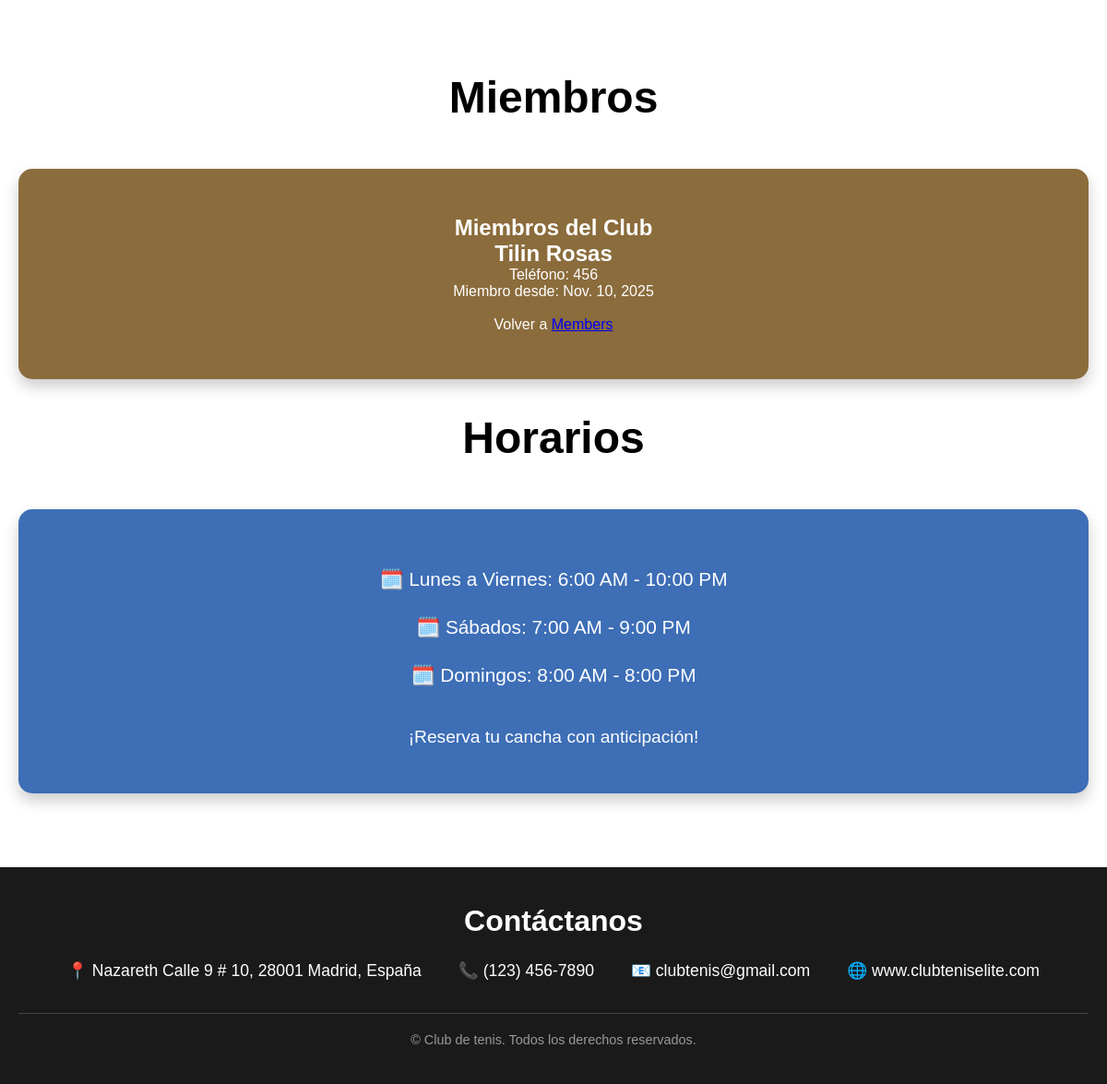
Page /members/details/2 (lower part) on the earlier database version.
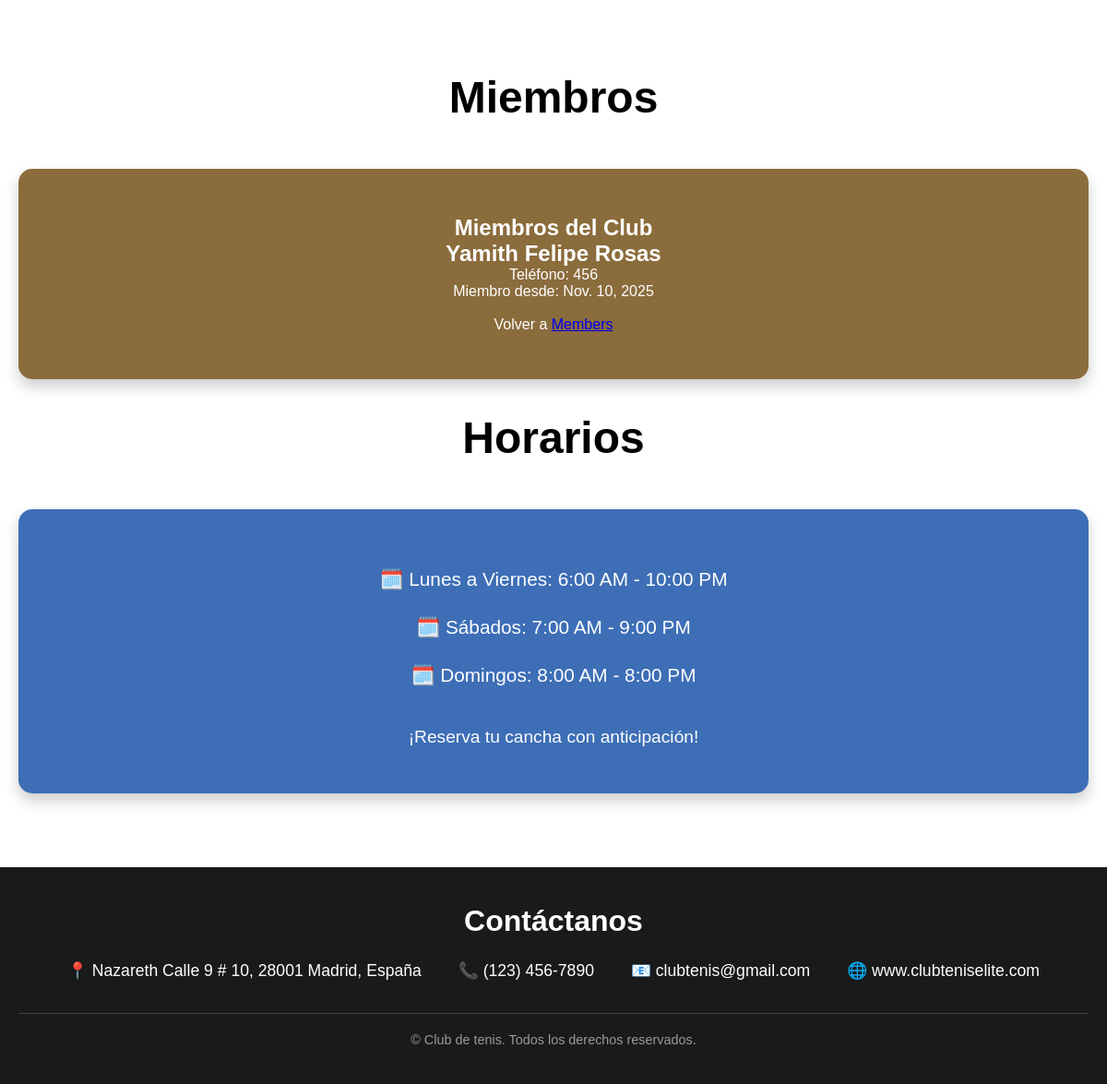
Same page on the later database version.
### members/models.py (models this page shows, shortened)
class Member(models.Model):
  firstname = models.CharField(max_length=255)
  lastname = models.CharField(max_length=255)
  phone = models.IntegerField(null=True)
  joined_date = models.DateField(null=True)
  favorite_game = models.CharField(null=True)
  playing_hours = models.IntegerField(null=True)
  game_gender = models.CharField(null=True)

### members/views.py (the view)
# urls.py: path('members/details/<int:id>', views.details, name='details'),
def details(request, id):
  mymember = Member.objects.get(id=id)
  template = loader.get_template('details.html')
  context = {
    'mymember': mymember,
  }
  return HttpResponse(template.render(context, request))

### members/templates/details.html (shortened to what this page needs)
{% extends "master.html" %}
{% block content %}
  <h1>{{ mymember.firstname }} {{ mymember.lastname }}</h1>
  <p>Teléfono: {{ mymember.phone }}</p>
  <p>Miembro desde: {{ mymember.joined_date }}</p>
  <br>
  <p>Volver a <a href="/members">Members</a></p>
{% endblock %}

Differences in the rows shown:
changed Member "Rosas": firstname "Tilin" → "Yamith Felipe"
